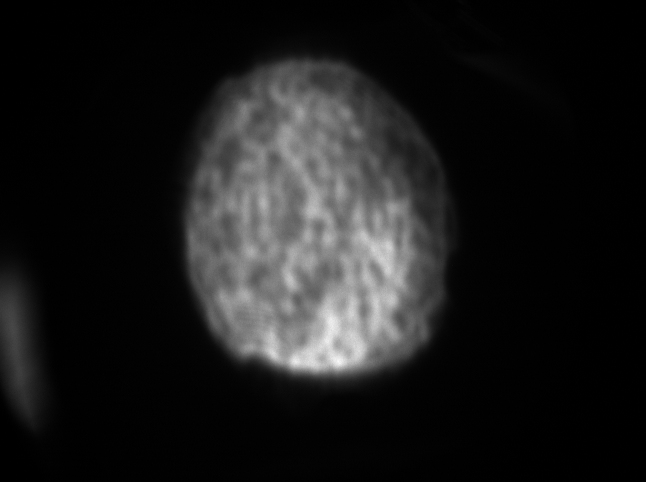
#> input picture example_files/jeti_nf/1425_AmpliON_MultipassON_CamND20ND10_HighPower+Att_170203_.png, 1292 x 964 px, found by its file name (shown at 1/2 size); its folder holds only this picture in this run
$ python laser-propagation-verify.py
#> lines starting #> are read from the running program, lines starting #| are printed output that depends on the picture
#!/usr/bin/env python3
"""
Verification script for NF/FF Calculator.
Loads the example near-field PNG images, crops the ROI, performs zero-padded 2D FFT,
propagates across focus using the defocus phase, calculates second moments,
fits the quadratic caustic, and extracts physical parameters (M^2, Rayleigh Range, waist).
"""

import os
import numpy as np
from PIL import Image

def load_image(filepath):
    # Load 16-bit PNG
    img = Image.open(filepath)
#> img is the input picture: PIL image 1292x964 I;16; min 0, max 39097, mean 4202.8
    data = np.array(img, dtype=np.float64)
    return data

def run_verification(filepath, calib_x=0.1925, calib_y=0.2240, lambda_nm=800.0, f_mm=2500.0):
    # 1. Load image
    data = load_image(filepath)
    H, W = data.shape
#> H = 964; W = 1292

    # 2. Find peak to define default ROI
    peak_y, peak_x = np.unravel_index(np.argmax(data), data.shape)
#> peak_y = 722; peak_x = 677

    # Crop ROI: 200x200 around peak
    roi_w, roi_h = 200, 200
    x_start = max(0, min(W - roi_w, peak_x - roi_w // 2))
#> x_start = 577
    y_start = max(0, min(H - roi_h, peak_y - roi_h // 2))
#> y_start = 622

    roi_data = data[y_start:y_start+roi_h, x_start:x_start+roi_w]
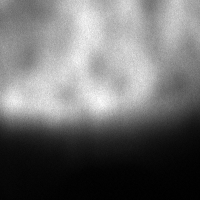
#> roi_data: shape (200, 200) float64; min 128, max 39097, mean 17022.7; drawn with min black and max white

    # 3. Physics parameters
    lambda_mm = lambda_nm * 1e-6
    Mx, My = 512, 512

    # Coordinates in cropped ROI
    x_indices = np.arange(roi_w) - roi_w / 2
    y_indices = np.arange(roi_h) - roi_h / 2
    xx, yy = np.meshgrid(x_indices * calib_x, y_indices * calib_y)
    r2 = xx**2 + yy**2

    # Amplitude
    A = np.sqrt(np.clip(roi_data, 0, None))
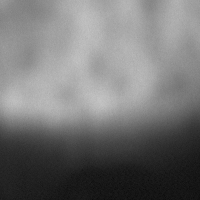
#> A: shape (200, 200) float64; min 11.31, max 197.7, mean 116.4

    # Function to propagate near field to z_offset
    def propagate(z_offset):
        # Defocus phase
#> called with z_offset = 0
        if abs(z_offset) > 1e-10:
            dist_factor = z_offset / (f_mm * (f_mm + z_offset))
            phase_defoc = -(np.pi / lambda_mm) * r2 * dist_factor
        else:
            phase_defoc = np.zeros_like(r2)

        E_nf = A * np.exp(1j * phase_defoc)

        # Pad to Mx x My
        E_pad = np.zeros((My, Mx), dtype=np.complex128)
        start_y = My // 2 - roi_h // 2
        start_x = Mx // 2 - roi_w // 2
        E_pad[start_y:start_y+roi_h, start_x:start_x+roi_w] = E_nf

        # Centering shift using (-1)^(u+v) is equivalent to fftshift after FFT
        # We can just use numpy's built-in fftshift
        E_f = np.fft.fftshift(np.fft.fft2(E_pad))

        # Scale intensity
        I_f = np.abs(E_f)**2

        # Conserve energy
        I_f *= np.sum(roi_data) / (np.sum(I_f) + 1e-15)

        # Spatial calibrations in focal plane
        dx_f = (lambda_mm * (f_mm + z_offset)) / (Mx * calib_x)
        dy_f = (lambda_mm * (f_mm + z_offset)) / (My * calib_y)

        return I_f, dx_f, dy_f

    # 4. First pass: propagate to geometric focus (z=0) to estimate nominal Rayleigh range
    I_f0, dx_f0, dy_f0 = propagate(0.0)
#> dx_f0 = 0.0203; dy_f0 = 0.0174

    # Calculate second-moment size at focus
    def get_second_moments(I, dx, dy):
#> called with dx = 0.0203, dy = 0.0174
        total_int = np.sum(I)
#> total_int = 680906978
        if total_int <= 0:
            return 0.0, 0.0, 0.0

        y_coords = (np.arange(My) - My / 2) * dy
#> y_coords = 512 values from -4.46 to 4.45
        x_coords = (np.arange(Mx) - Mx / 2) * dx
#> x_coords = 512 values from -5.19 to 5.17
        xx_f, yy_f = np.meshgrid(x_coords, y_coords)

        cx = np.sum(xx_f * I) / total_int
#> cx = -3.51e-06
        cy = np.sum(yy_f * I) / total_int
#> cy = -1.48e-05

        var_x = np.sum((xx_f - cx)**2 * I) / total_int
#> var_x = 0.0313
        var_y = np.sum((yy_f - cy)**2 * I) / total_int
#> var_y = 0.0227

        wx = 2.0 * np.sqrt(max(0.0, var_x))
#> wx = 0.354
        wy = 2.0 * np.sqrt(max(0.0, var_y))
#> wy = 0.301
        w_avg = np.sqrt((wx**2 + wy**2) / 2.0)
#> w_avg = 0.329

        return wx, wy, w_avg

    _, _, w_focus = get_second_moments(I_f0, dx_f0, dy_f0)
#> w_focus = 0.329
    zR0 = (np.pi * w_focus**2) / lambda_mm # estimated Rayleigh range
#> zR0 = 424.2

    # 5. Caustic calculation (21 planes)
    z_planes = np.linspace(-5.0 * zR0, 5.0 * zR0, 21)
#> z_planes = 21 values from -2120.8 to 2120.8
    w_planes = []

    for z in z_planes:
        I_z, dx_z, dy_z = propagate(z)
        _, _, w_z = get_second_moments(I_z, dx_z, dy_z)
        w_planes.append(w_z)
#> this loop made 21 passes
#> (dx_z, dy_z, cx in get_second_moments, cy in get_second_moments, var_x in get_second_moments, var_y in get_second_moments, wx in get_second_moments, wy in get_second_moments) on passes 1 to 10: (0.00308, 0.00265, -0.00178, 0.00269, 0.204, 0.152, 0.904, 0.781), (0.0048, 0.00412, -0.00124, -0.00532, 0.506, 0.368, 1.42, 1.21), (0.00652, 0.0056, 0.00444, 0.00782, 0.948, 0.668, 1.95, 1.63), (0.00824, 0.00708, -0.024, 0.00093, 1.57, 1.14, 2.5, 2.13), (0.00996, 0.00856, -0.0183, -0.0525, 2.26, 1.66, 3.01, 2.58), (0.0117, 0.01, -0.0278, 0.0567, 2.71, 2.27, 3.3, 3.01), (0.0134, 0.0115, 0.00866, 0.00437, 4.08, 2.37, 4.04, 3.08), (0.0151, 0.013, -0.0278, 0.0912, 5.68, 3.7, 4.77, 3.84), (0.0168, 0.0145, -0.127, -1.18, 3.1, 2.47, 3.52, 3.15), (0.0186, 0.016, -0.0639, -0.653, 0.798, 0.574, 1.79, 1.52)
#> pass 1, in propagate (call 2), `I_f *= np.sum(roi_data) / (np.sum(I_f) + 1e-15)`:
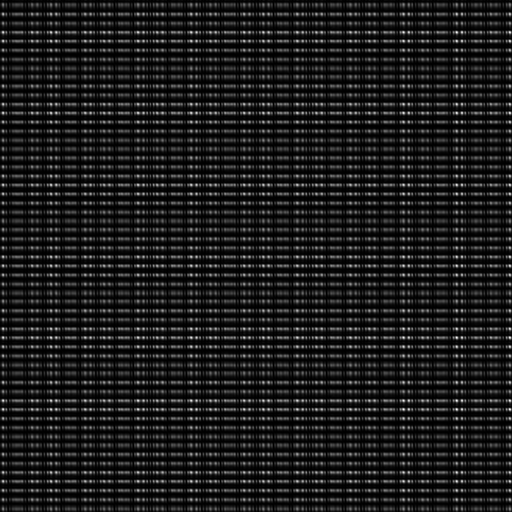
#> I_f: shape (512, 512) float64; min 0.00218, max 23346.6, mean 2597.5; drawn with min black and max white
#> pass 2, in propagate (call 3), `I_f *= np.sum(roi_data) / (np.sum(I_f) + 1e-15)`:
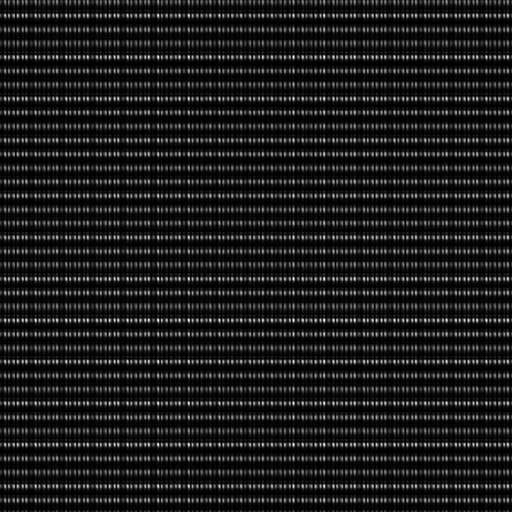
#> I_f: shape (512, 512) float64; min 0.0039, max 23286.8, mean 2597.5; drawn with min black and max white
#> pass 3, in propagate (call 4), `I_f *= np.sum(roi_data) / (np.sum(I_f) + 1e-15)`:
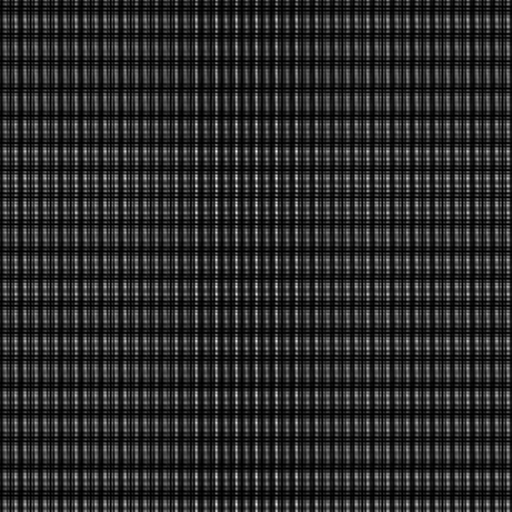
#> I_f: shape (512, 512) float64; min 0.0166, max 15568.3, mean 2597.5; drawn with min black and max white
#> after the loop:
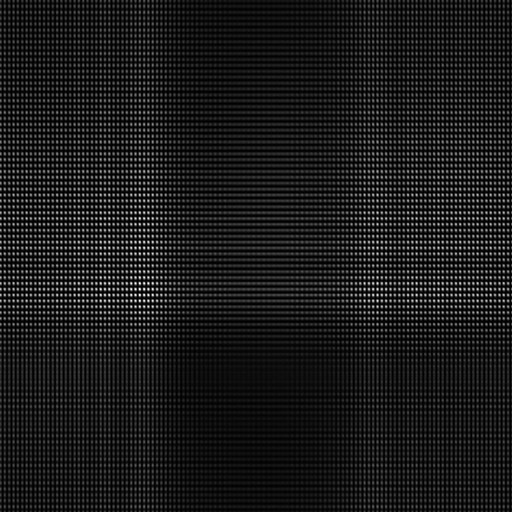
#> I_z: shape (512, 512) float64; min 0.00377, max 24491.7, mean 2597.5; drawn with min black and max white
#> after the loop, w_planes = [0.845, 1.32, 1.8, 2.33, 2.8, 3.16, 3.59, 4.33, 3.34, 1.66, 0.329, 1.67, 3.28, 5.01, 6.98, 8.11, 8.76, 9.22, 9.59, 9.93, 10.28]

    w_planes = np.array(w_planes)
#> w_planes = 21 values, max 10.28 at index 20, min 0.329 at index 10, mean 4.68

    # 6. Fit quadratic: w^2(z) = A*z^2 + B*z + C
    # We solve the normal equations for linear regression
    # W = w^2, features: [z^2, z, 1]
    X_mat = np.vstack([z_planes**2, z_planes, np.ones_like(z_planes)]).T
    W_vals = w_planes**2
#> W_vals = 21 values, max 105.6 at index 20, min 0.108 at index 10, mean 32.65
    A, B, C = np.linalg.lstsq(X_mat, W_vals, rcond=None)[0]
#> A = 1.05e-05; B = 0.0248; C = 15.39

    # Calculate physical parameters
    z0 = -B / (2.0 * A)
#> z0 = -1182.4
    w0 = np.sqrt(max(1e-12, C - B**2 / (4.0 * A)))
#> w0 = 0.869
    M2 = (np.pi * w0 * np.sqrt(max(1e-12, A))) / lambda_mm
#> M2 = 11.04
    zR = w0 / np.sqrt(max(1e-12, A))
#> zR = 268.7

    return {
        'waist_radius_um': w0 * 1000.0,
        'focus_shift_mm': z0,
        'M2': M2,
        'Rayleigh_range_mm': zR
    }

if __name__ == '__main__':
    image_dir = 'example_files/jeti_nf'
    files = sorted([f for f in os.listdir(image_dir) if f.endswith('.png')])

    print("====================================================")
    print("      NF/FF CALCULATOR VERIFICATION TESTS     ")
    print("====================================================")

    for f in files:
        path = os.path.join(image_dir, f)
        res = run_verification(path)
#> res = {'waist_radius_um': 869.2, 'focus_shift_mm': -1182.4, 'M2': 11.04, 'Rayleigh_range_mm': 268.7}
        print(f"\nFile: {f}")
        print(f"  - Beam Waist Radius (w0): {res['waist_radius_um']:.2f} um")
#|   - Beam Waist Radius (w0): 869.24 um
        print(f"  - Focus Shift (z0):       {res['focus_shift_mm']:.2f} mm")
#|   - Focus Shift (z0):       -1182.43 mm
        print(f"  - Beam Quality (M^2):     {res['M2']:.2f}")
#|   - Beam Quality (M^2):     11.04
        print(f"  - Rayleigh Range (zR):    {res['Rayleigh_range_mm']:.2f} mm")
#|   - Rayleigh Range (zR):    268.69 mm
    print("\n====================================================")
